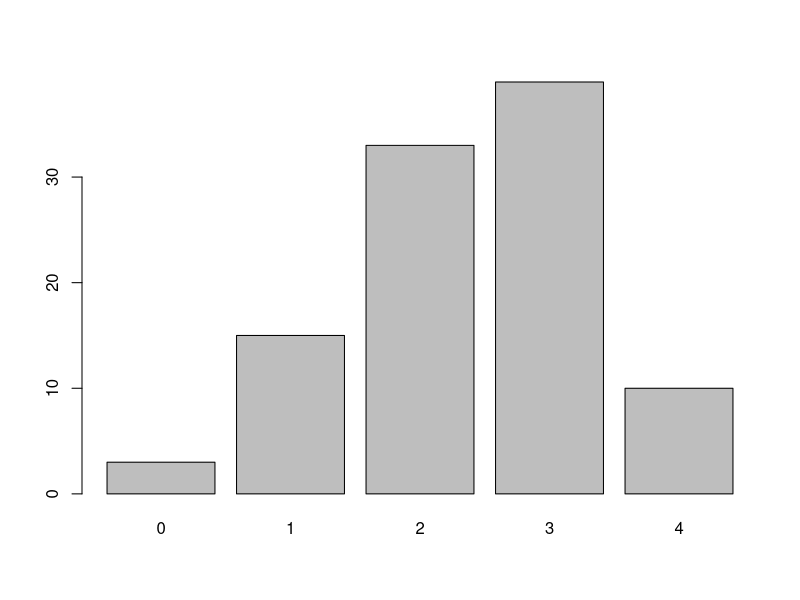
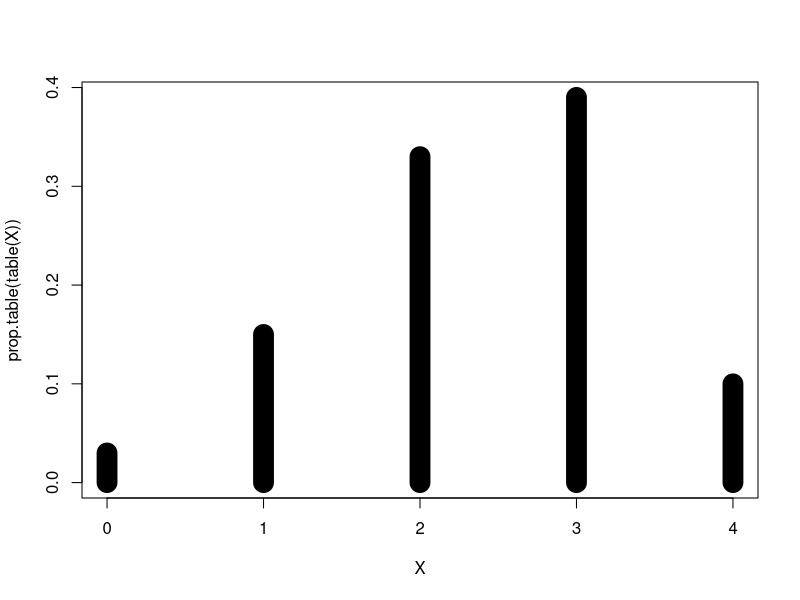
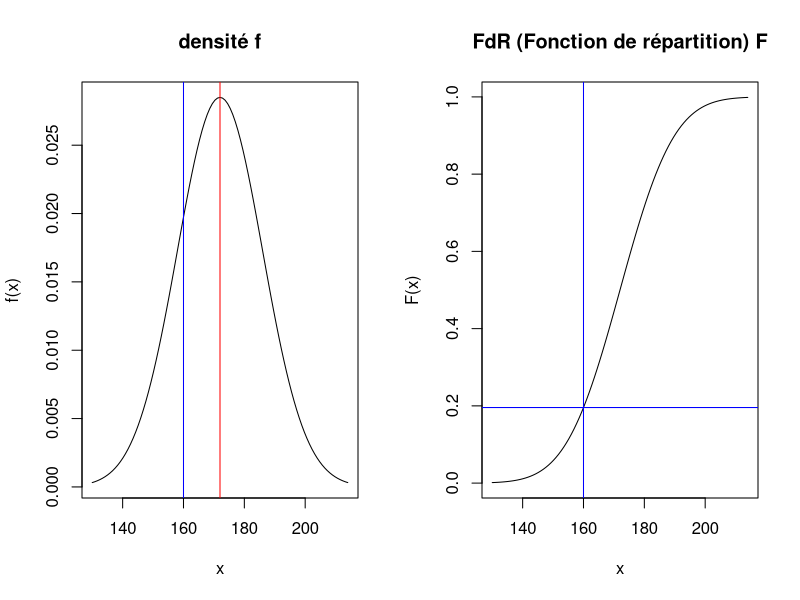

Source code (R) for these figures, in order: (Note: this script raises an error after producing the figures.)
#----------------------------------------------------------------------
#                         TP4
#----------------------------------------------------------------------


#----------------------------------------------------------------------
# Exercice 1 jusqu'à l32
#----------------------------------------------------------------------
#----------------------- question 2b -----------------------------------
n <- 4; p <- 0.6      # parametres
dbinom(0,n,p)         # probabilité de 4 échecs
#----------------------- question 2c i) et ii)-----------------------------------
N <- 100              # taille de l'échantillon
X <- rbinom(N,n,p)    # simulation de l'échantillon
#----------------------- question 2c  iii)-----------------------------------
table(X)              # tableau des effectifs empiriques
prop.table(table(X))  # tableau des fréquences empiriques
#----------------------- question 2c iv) -----------------------------------
barplot(table(X))     # diagramme en barres des effectifs de X OK ici car modalités regul espacées
plot(prop.table(table(X)),lwd=20)  #diagramme en barre des ferq observées

prop.table(table(X))  # frequence de 0
#----------------------- question 2d i) -----------------------------------
dbinom(2,n,p)         # probabilité de 2 échecs
#----------------------- question 2d ii) -----------------------------------
N <- 10000           # taille de l'échantillon
X <- rbinom(N,n,p)    # simulation de l'échantillon
prop.table(table(X))   # table des frequences observées
prop.table(table(X)) [[3]] #frequence observée de la troisieme modalité ici 2

prop.table(table(X)) [[3]]-dbinom(2,n,p)


#----------------------------------------------------------------------
# Exercice 2 jusqu'à l57
#----------------------------------------------------------------------
#----------------------- question 1 -----------------------------------
mfm <- 172; sdfm <- sqrt(196)       # parametres
#----------------------- question 2 -----------------------------------
p <- pnorm(160,mean=mfm,sd=sdfm)    # probabilite
p
#----------------------- question 3 -----------------------------------
par(mfrow=c(1,2))                   # partage la fenetre graphique en deux
curve(dnorm(x,mean=mfm,sd=sdfm),main="densité f",ylab="f(x)",from=mfm-3*sdfm, to=mfm+3*sdfm) # fonction densité
abline(v=mfm,col="red")             # valeur moyenne
abline(v=160,col="blue")            # valeur consideree
curve(pnorm(x,mean=mfm,sd=sdfm), main="FdR (Fonction de répartition) F",ylab="F(x)",from=mfm-3*sdfm, to=mfm+3*sdfm) # fonction de repartition théorique
abline(v=160,col="blue")            # valeur consideree
abline(h=p,col="blue")              # probabilite
#----------------------- question 4 -----------------------------------
1-pnorm(200,mean=mfm,sd=sdfm)       # probabilite
#----------------------- question 5-----------------------------------
pnorm(185,mean=mfm,sd=sdfm)-pnorm(165,mean=mfm,sd=sdfm)
#----------------------- question 6 -----------------------------------
qnorm(0.9,mean=mfm,sd=sdfm) # quantile d'ordre 90%


#----------------------------------------------------------------------
# Exercice 3 jusqu'à l78
#----------------------------------------------------------------------
#----------------------- question 1 -----------------------------------
n<-25; N<-10000 # taille echantillon et nombre d'écha simulés
mu<-0; sig<-1 #paramètres 
alpha<-0.1 #risque de l'interv de fluct (1-alpha est son niveau)
InfIF<-mu-sig/sqrt(n)*qnorm(1-alpha/2)
SupIF<-mu+sig/sqrt(n)*qnorm(1-alpha/2)
#----------------------- question 2 -----------------------------------
Gdata<-matrix(rnorm(N*n,mu,sig),ncol=n)
#----------------------- question 3 -----------------------------------
xbar<-rowMeans(Gdata)    # vecteur des N moyennes empiriques (est sans biais de mu)
#----------------------- question 4-----------------------------------
s2<-rowMeans(Gdata*Gdata)-xbar^2 # vecteur des N variancess empiriques
sp2<-n/(n-1)*s2# vecteur des N variances empiriques corrigées (estimations ss biais de sig2)
#----------------------- question  5 -----------------------------------  
sum((xbar>=InfIF)&(xbar<=SupIF)) # nombre d'estimations de mu qui tombent dans IF de niveau 1-alpha
mean((xbar>=InfIF)&(xbar<=SupIF)) # freq por laq. xbar est dans int fluct de niveau 1-alpha


#----------------------------------------------------------------------
# Exercice 4 jusqu'à l
#----------------------------------------------------------------------
n<-25; N<-10000 # taille echantillon et nombre d'écha simulés
mu<-0; sig<-1 #paramètres 
alpha<-0.1 #risque (1-alpha est le niveau)
Gdata<-matrix(rnorm(N*n,mu,sig),ncol=n)
#----------------------- question 1a-----------------------------------
xbar<-rowMeans(Gdata)    # vecteur des N moyennes empiriques (est sans biais de mu)
mean(xbar)-mu # approx (dont la qualite s'ameliore avec N croissant) du biais d'estimation de mu
N<-1000 #à partir de N=100000  biais  d'ordre 10-4 10-5
#n<-250 # biais du mêmeordre de 5 10-5 que pour n=25 car xbar est sans biais pour tout n meme petit
n<-5

#----------------------- question 1b -----------------------------------
par(mfrow=c(1,1))
hist(xbar,main="répartition observée de la moy. emp. d'un n-echantillon gaussien" ,prob=T,ylim=c(0,max(dnorm(x,0,1/sqrt(n)))))
abline(v=mu,col=2)
abline(v=mean(xbar),col="green")#elles se superposent 
curve(dnorm(x,0,1/sqrt(n)),col=2,add=T) #fit avec les vrais paramètres 0 et 1
curve(dnorm(x,mean(xbar),sd(xbar)),col="green",add=T)#fit avec les paramètres estimés elle recouvre la prec!
#----------------------- question 1c-----------------------------------
sd(xbar) #ecart type de xbar estimé. calcul de prob dit su'il vaut sig/sqrt(n)
sd(xbar)-sig/sqrt(n) #faire varier n resimuler et observer. Faire augmenter N et observer


#----------------------- question 2-----------------------------------
n<-10
N<-10000
Gdata<-matrix(rnorm(N*n,mu,sig),ncol=n)
#----------------------- question 2a-----------------------------------
xbar<-rowMeans(Gdata)
s2<-rowMeans(Gdata*Gdata)-xbar^2 # vecteur des N variancess empiriques
sp2<-n/(n-1)*s2# vecteur des N variances empiriques corrigées (estimations ss biais de sig2
hist(s2,prob=T,main= "répartition observée de la variance empirique d'un n-echantillon")
abline(v=sig^2,col=2)
abline(v=mean(s2),col="green")#il y a un biais et on sait qu'il vaut -sig2/n
(mean(s2)-sig^2)-(-sig^2/n)

#----------------------- question  2b -----------------------------------  
hist(sp2,prob=T,main= "répartition observée de la variance est sans biais d'un n-echantillon")
abline(v=sig^2,col=2)
abline(v=mean(sp2),col="green")#il n'y a plus biais 
(mean(sp2)-sig^2) #sasn biais














